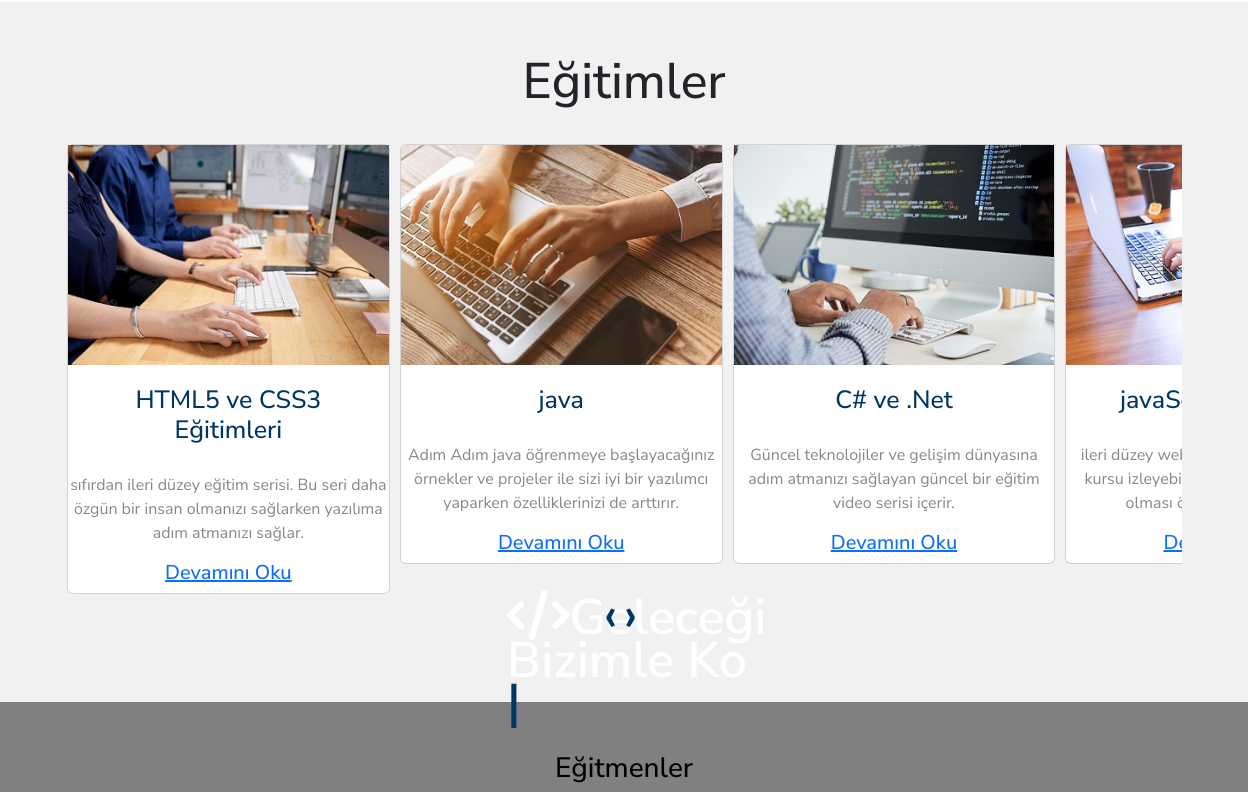
Before: / (middle part) with the older database file.
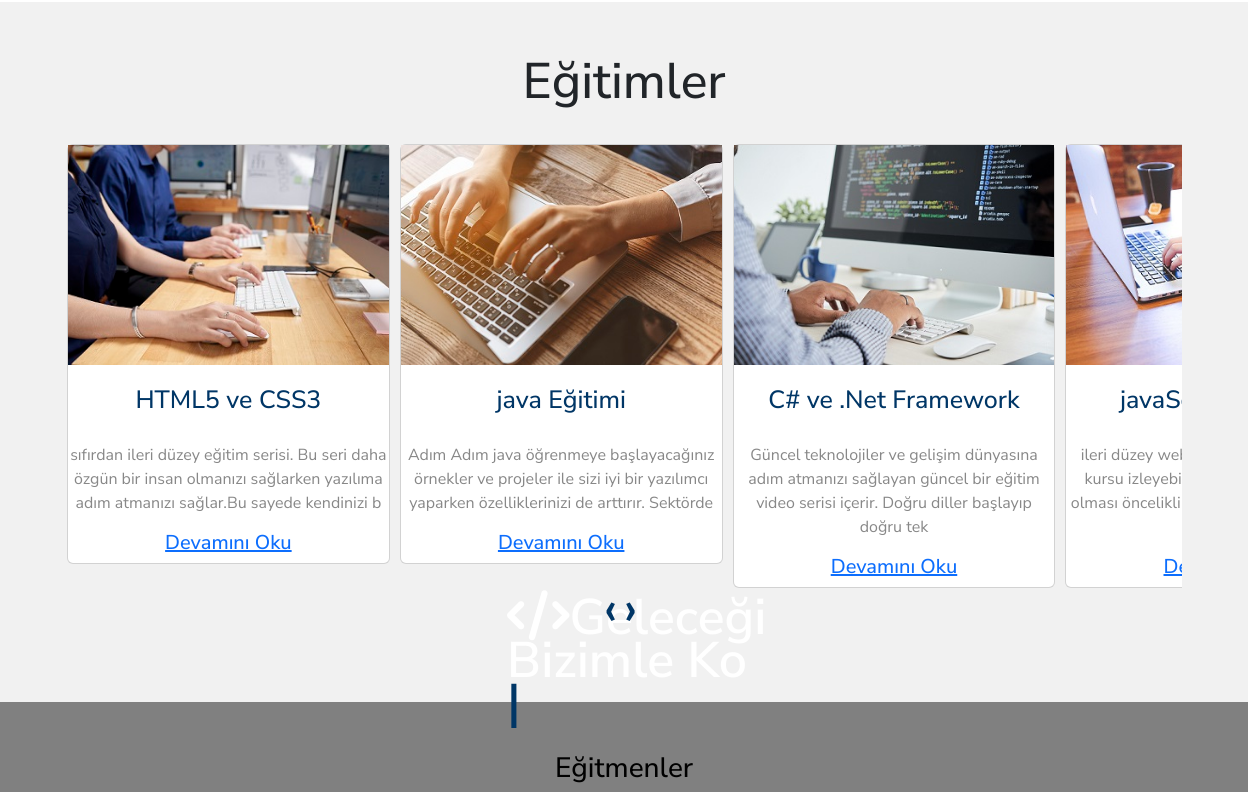
After: the same page with the newer database file.
### tables this page shows
CREATE TABLE `cardlesson` (
  `cardLessonID` int(11) NOT NULL,
  `cardLessonImg` varchar(500) NOT NULL,
  `cardLessonTitle` varchar(250) NOT NULL,
  `cardLessonWrite` varchar(500) NOT NULL,
  `educatorId` int(11) DEFAULT NULL
);

### index.php (the view, shortened to what this page needs)
<div class="upside">
  <?php
  include("inc/head.php");
  include("functions/routing.php");
  ?>
  <div class="container">
    <div class="row">
      <div class="home-content col-md-4" id="main_Contant">
        <span class="multiple-text text-white"></span>
      </div>
    </div>
  </div>
</div>
<section id="education">
  <div class="container">
    <h3 class="educationTitle">Eğitimler</h3>
    <div class="owl-carousel own-theme pt-4">
      <?php
      $menuItems2 = array();
      $result2 = $db->query("SELECT * FROM cardlesson");
      if ($result2->rowCount() > 0) {
        while ($row = $result2->fetch(PDO::FETCH_ASSOC)) {
          $truncatedText = substr($row["cardLessonWrite"], 0, 150);
          $menuItem2 = array("lessonimg" => $row["cardLessonImg"], "title" => $row["cardLessonTitle"], "write" => $truncatedText, "lesson_id"=>$row["cardLessonID"], "educator_id"=>$row["educatorId"]);
          $menuItems2[] = $menuItem2;
        }
      } else {
        echo "Veritabanında hiç veri bulunamadı.";
      }
      foreach ($menuItems2 as $item) {
        echo '<div class="card" data-merge="1.5">';
        echo '<img src="img/education_Img/' . $item["lessonimg"] . '" alt="logo" class="img-fluid">';
        echo '<h5 class="titleCard">' . $item["title"] . '</h5>';
        echo '<p class="cardp">' . $item["write"] . '</p>';
        echo '<a href="education_Detail.php?lesson_id=' . $item["lesson_id"] . '&educator_id=' . $item["educator_id"] . '"><h5>Devamını Oku</h5></a>';
        echo '</div>';
      }
      ?>
    </div>
  </div>
</section>
<section id="educator">
  <div class="container">
    <h3 id="educatorh3">Eğitmenler</h3>
  </div>
</section>
</body>
</html>

### inc/head.php (shortened to what this page needs)
<!DOCTYPE html>
<html lang="en">
<head>
  <link rel="stylesheet" href="bootstrap.css">
  <?php
  $page = basename($_SERVER['PHP_SELF']);
  $cssFile = '';
  switch ($page) {
    case 'index.php':
      $cssFile = 'style';
      break;
  }
  ?>
  <link rel="stylesheet" href="./css/<?php echo $cssFile; ?>.css">
  <link rel="stylesheet" href="owl/owl.carousel.min.css">
  <link rel="stylesheet" href="owl/owl.theme.default.min.css">
</head>
<body>

### css/style.css (style rules this page uses)
body { font-family: 'Nunito Sans', sans-serif; margin: 0px; overflow-x:hidden ; }
.upside { background-image: url(../img/aerial-view-business-team.jpg); height: 100vh; width: 100%; background-size: cover; background-position: center center; background-repeat: no-repeat; background-attachment: fixed; }
#main_Contant { position: absolute; top:60%; left:58%; transform: translate(-55%,-55%); color:white; font-size: 20px; }
span { font-size: 50px; margin-right: 7px; line-height: 42px; color:#003666; font-weight: 600; float:left; }
#education { padding-top: 100px; background-color:rgba(122, 122, 122, 0.1056); padding: 0px; margin-top: 150px; text-align: center; height: 700px; }
.educationTitle { padding-top: 50px; font-size: 50px; }
.titleCard { font-size: 25px; color:#003666; padding: 20px; }
.cardp { color:#888; }
.card img { height: 220px; object-fit: cover; }
#educator { background-color:gray; padding:50px; text-align: center; }
#educatorh3 { color:black; }

Changed rows visible on the page:
changed cardlesson: cardLessonTitle "HTML5 ve CSS3 Eğitimleri" → "HTML5 ve CSS3"; cardLessonWrite "sıfırdan ileri düzey eğitim serisi. Bu seri daha özgün bir insan olmanızı sağlarken yazılıma adım atmanızı sağlar." → "sıfırdan ileri düzey eğitim serisi. Bu seri daha özgün bir insan olmanızı sağlarken yazılıma adım atmanızı sağlar.Bu sayede kendinizi b"
changed cardlesson: cardLessonTitle "java" → "java Eğitimi"; cardLessonWrite "Adım Adım java öğrenmeye başlayacağınız örnekler ve projeler ile sizi iyi bir yazılımcı yaparken özelliklerinizi de arttırır." → "Adım Adım java öğrenmeye başlayacağınız örnekler ve projeler ile sizi iyi bir yazılımcı yaparken özelliklerinizi de arttırır. Sektörde"
changed cardlesson: cardLessonTitle "C# ve .Net" → "C# ve .Net Framework"; cardLessonWrite "Güncel teknolojiler ve gelişim dünyasına adım atmanızı sağlayan güncel bir eğitim video serisi içerir." → "Güncel teknolojiler ve gelişim dünyasına adım atmanızı sağlayan güncel bir eğitim video serisi içerir. Doğru diller başlayıp doğru tek"
